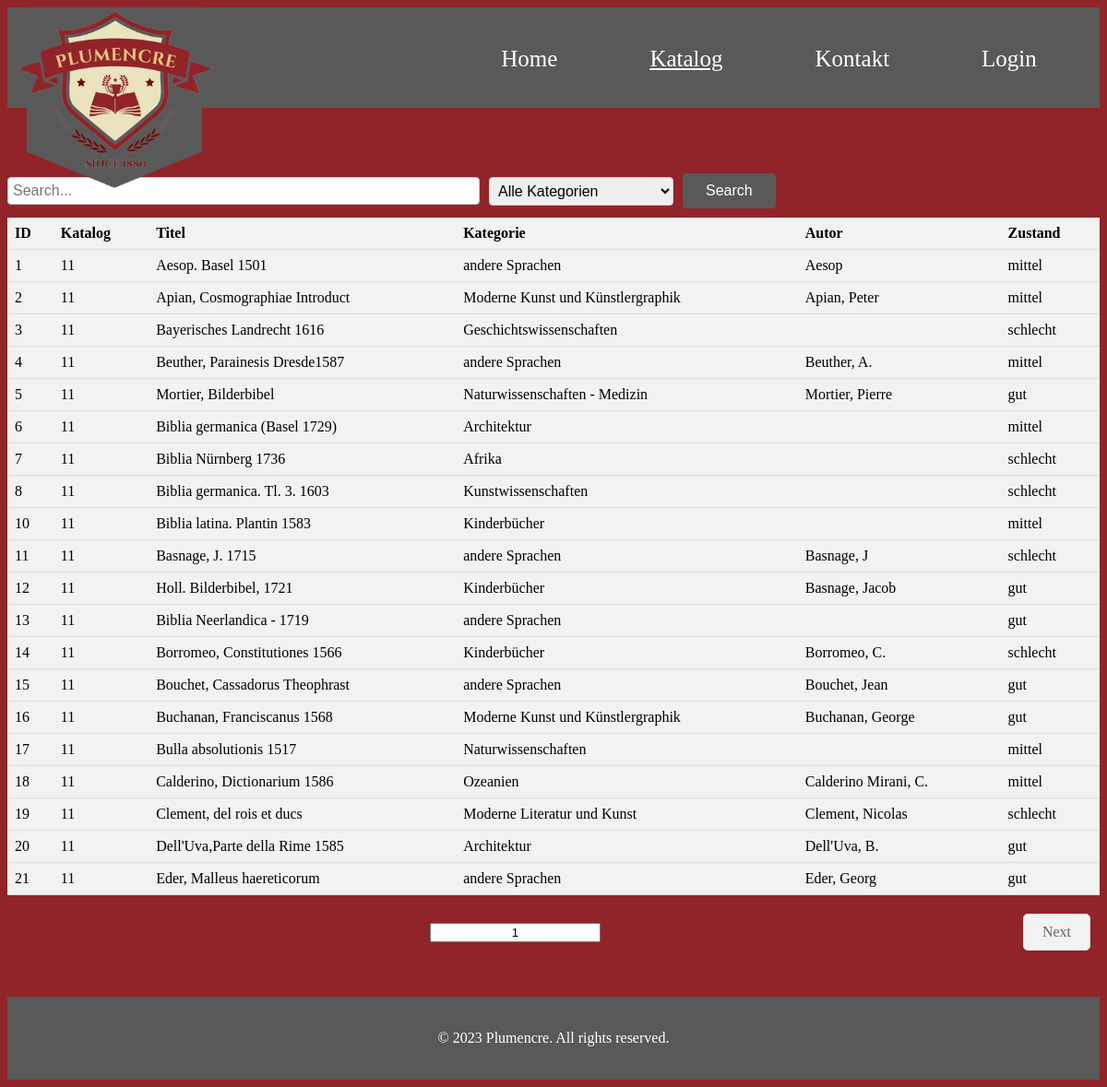
Page /katalog.php on the committed database.
### tables this page shows
CREATE TABLE IF NOT EXISTS `buecher` (
  `id` int(10) UNSIGNED NOT NULL AUTO_INCREMENT,
  `katalog` int(11) NOT NULL,
  `nummer` int(11) NOT NULL,
  `kurztitle` text NOT NULL,
  `kategorie` int(11) NOT NULL,
  `verkauft` tinyint(1) NOT NULL,
  `kaufer` int(11) NOT NULL,
  `autor` text NOT NULL,
  `title` text NOT NULL,
  `sprache` varchar(250) NOT NULL,
  `foto` varchar(250) NOT NULL,
  `verfasser` int(11) NOT NULL,
  `zustand` char(1) NOT NULL,
  PRIMARY KEY (`id`),
  KEY `fk_buecher_kategorie` (`kategorie`)
);

CREATE TABLE IF NOT EXISTS `kategorien` (
  `id` int(11) NOT NULL AUTO_INCREMENT,
  `kategorie` varchar(100) NOT NULL,
  PRIMARY KEY (`id`)
);

CREATE TABLE IF NOT EXISTS `zustaende` (
  `zustand` char(1) NOT NULL,
  `beschreibung` varchar(100) NOT NULL,
  PRIMARY KEY (`zustand`),
  KEY `zustand` (`zustand`)
);

### katalog.php (the view, shortened to what this page needs)
<!DOCTYPE html>
<html lang="en">
<head>
    <link rel="stylesheet" href="index.css">
</head>
<body>
    <nav>
    <div class="logo">
        <a href="index.php"><img src="pictures/logo2.png" alt="Logo"></a>
    </div>
    <div class="menu">
        <ul>
        <li><a href="index.php">Home</a></li>
        <li><a href="katalog.php"><u>Katalog</u></a></li>
        <li><a href="kontakt.php">Kontakt</a></li>
        <li><a href="login.php">Login</a></li>
        </ul>
    </div>
    </nav>
    <?php
       include("includes.php");
        $results_per_page = 20;
        $current_page = isset($_GET['page']) ? $_GET['page'] : 1;
        $start_from = ($current_page - 1) * $results_per_page;
        $search = isset($_GET['search']) ? $_GET['search'] : '';
        echo "<div class='kata'>";
        echo "<form method='GET' action='katalog.php' class='search-form' >";
        echo "<input type='text' name='search' class='search-input' placeholder='Search...' value='".$search."'>";
            echo '<select name="category" class="search-select">
                <option value="0">Alle Kategorien</option>
                <option value="1">Alte Drucke</option>
                <option value="2">Geographie und Reisen</option>
                <option value="3">Geschichtswissenschaften</option>
                <option value="4">Naturwissenschaften</option>
                <option value="5">Kinderbücher</option>
                <option value="6">Moderne Literatur und Kunst</option>
                <option value="7">Moderne Kunst und Künstlergraphik</option>
                <option value="8">Kunstwissenschaften</option>
                <option value="9">Architektur</option>
                <option value="10">andere Sprachen</option>
                <option value="11">Naturwissenschaften - Medizin</option>
                <option value="12">Ozeanien</option>
                <option value="13">Afrika</option>
            </select>';
            echo '<input type="submit" class="search-submit" value="Search" name="submit">';
        echo '</form>';
        $where = "buecher.kategorie = kategorien.id AND buecher.zustand = zustaende.zustand AND(katalog LIKE '%$search%' OR kurztitle LIKE '%$search%' OR kategorien.kategorie LIKE '%$search%' OR autor LIKE '%$search%' OR zustaende.zustand LIKE '%$search%')";
            $sql = "SELECT
            buecher.*,
            kategorien.kategorie,
            zustaende.beschreibung
        FROM
            buecher,
            kategorien,
            zustaende
        WHERE
            $where
        ORDER BY
            buecher.id
        LIMIT $start_from, $results_per_page";
        $result = mysqli_query($conn, $sql);
        $sql_count = "SELECT COUNT(*) FROM buecher WHERE katalog LIKE '%$search%' OR kurztitle LIKE '%$search%' OR kategorie LIKE '%$search%' OR autor LIKE '%$search%' OR zustand LIKE '%$search%'";
        $result_count = mysqli_query($conn, $sql_count);
        $row_count = mysqli_fetch_array($result_count)[0];
        $total_pages = ceil($row_count / $results_per_page);
        echo "<div class='kata'>";
        echo "<table><tr><th>ID</th><th>Katalog</th><th>Titel</th><th>Kategorie</th><th>Autor</th><th>Zustand</th></tr>";
        while ($row = mysqli_fetch_assoc($result)) {
            echo "<tr>";
            echo "<td><a href='details.php?id=".$row['id']."'>".$row['id']."</a></td>";
            echo "<td><a href='details.php?id=".$row['id']."'>".$row['katalog']."</a></td>";
            echo "<td><a href='details.php?id=".$row['id']."'>".$row['kurztitle']."</a></td>";
            echo "<td><a href='details.php?id=".$row['id']."'>".$row['kategorie']."</a></td>";
            echo "<td><a href='details.php?id=".$row['id']."'>".$row['autor']."</a></td>";
            echo "<td><a href='details.php?id=".$row['id']."'>".$row['beschreibung']."</a></td>";
            echo "</tr>";
          }
        echo "</table>";
        echo "<div class='pagination'>";
        if ($current_page < $total_pages) {
            echo "<form method='GET' action='katalog.php' onsubmit='event.preventDefault(); this.submit();'>";
            echo "<input type='text' name='page' value='".$current_page."' class='current-page' pattern='[0-9]+' title='Please enter a valid page number'>";
            echo "</form>";
        }
        if ($current_page < $total_pages) {
            if (isset($_GET['category'])){
                echo "<a href='katalog.php?page=".($current_page+1)."&category=".$category."&search=".$search."' class='next'>Next</a>";
            } else {
                echo "<a href='katalog.php?page=".($current_page+1)."' class='next'>Next</a>";
            }
        }
        echo "</div>";
        echo "</div>"
    ?>
    <footer>
        <p>&copy; 2023 Plumencre. All rights reserved.</p>
    </footer>
</body>
</html>

### index.css (style rules this page uses)
body { background-color: #912428; }
nav { display: flex; justify-content: space-between; align-items: center; background-color: #595959; padding: 10px; padding-top: 13px; margin-bottom: 6%; }
.logo { position: relative; }
.logo img { position: absolute; top: -60px; left: 0px; height: 200px; }
.menu { margin-right: 5%; }
.menu ul { display: flex; list-style: none; margin: 0; padding: 5% 0%; }
.menu li { margin-right: 100px; }
.menu li:last-child { margin-right: 0%; }
.menu a { font-family: 'Merriweather', serif; color: #fff; text-decoration: none; font-size: 25px; }
footer { background-color: #595959; color: #fff; text-align: center; padding: 20px; margin-top: 50px; }
.pagination { display: flex; justify-content: space-between; align-items: center; margin-top: 20px; }
.previous, .next { display: inline-block; padding: 10px 20px; background-color: #f2f2f2; border: 1px solid #ddd; border-radius: 5px; color: #666; text-decoration: none; margin-right: 10px; }
.current-page { text-align: center; }
.next { float: right; }
table { background-color: #f2f2f2; }
a { text-decoration: none; color: inherit; }
.search-form { display: flex; align-items: center; justify-content: flex-start; margin: 10px 0px; }
.search-input { width: 500px; padding: 5px; font-size: 16px; border: 1px solid #ccc; border-radius: 4px; margin-right: 10px; }
.search-select { width: 200px; padding: 5px; font-size: 16px; border: 1px solid #ccc; border-radius: 4px; margin-right: 10px; }
.search-submit { padding: 10px 25px; font-size: 16px; background-color: #595959; color: white; border: none; border-radius: 4px; cursor: pointer; }

### katalog.php (style rules this page uses)
table { width: 100%; border-collapse: collapse; }
th, td { padding: 8px; text-align: left; border-bottom: 1px solid #ddd; }
th { background-color: #f2f2f2; }

### rows in the picture
buecher: id "1", katalog "11", kurztitle "Aesop. Basel 1501", kategorien.kategorie "andere Sprachen", autor "Aesop", zustaende.beschreibung "mittel"
buecher: id "2", katalog "11", kurztitle "Apian, Cosmographiae Introduct", kategorien.kategorie "Moderne Kunst und Künstlergraphik", autor "Apian, Peter", zustaende.beschreibung "mittel"
buecher: id "3", katalog "11", kurztitle "Bayerisches Landrecht 1616", kategorien.kategorie "Geschichtswissenschaften", zustaende.beschreibung "schlecht"
buecher: id "4", katalog "11", kurztitle "Beuther, Parainesis Dresde1587", kategorien.kategorie "andere Sprachen", autor "Beuther, A.", zustaende.beschreibung "mittel"
buecher: id "5", katalog "11", kurztitle "Mortier, Bilderbibel", kategorien.kategorie "Naturwissenschaften - Medizin", autor "Mortier, Pierre", zustaende.beschreibung "gut"
buecher: id "6", katalog "11", kurztitle "Biblia germanica (Basel 1729)", kategorien.kategorie "Architektur", zustaende.beschreibung "mittel"
buecher: id "7", katalog "11", kurztitle "Biblia Nürnberg 1736", kategorien.kategorie "Afrika", zustaende.beschreibung "schlecht"
buecher: id "8", katalog "11", kurztitle "Biblia germanica. Tl. 3. 1603", kategorien.kategorie "Kunstwissenschaften", zustaende.beschreibung "schlecht"
buecher: id "10", katalog "11", kurztitle "Biblia latina. Plantin 1583", kategorien.kategorie "Kinderbücher", zustaende.beschreibung "mittel"
buecher: id "11", katalog "11", kurztitle "Basnage, J. 1715", kategorien.kategorie "andere Sprachen", autor "Basnage, J", zustaende.beschreibung "schlecht"
buecher: id "12", katalog "11", kurztitle "Holl. Bilderbibel, 1721", kategorien.kategorie "Kinderbücher", autor "Basnage, Jacob", zustaende.beschreibung "gut"
buecher: id "13", katalog "11", kurztitle "Biblia Neerlandica - 1719", kategorien.kategorie "andere Sprachen", zustaende.beschreibung "gut"
buecher: id "14", katalog "11", kurztitle "Borromeo, Constitutiones 1566", kategorien.kategorie "Kinderbücher", autor "Borromeo, C.", zustaende.beschreibung "schlecht"
buecher: id "15", katalog "11", kurztitle "Bouchet, Cassadorus Theophrast", kategorien.kategorie "andere Sprachen", autor "Bouchet, Jean", zustaende.beschreibung "gut"
buecher: id "16", katalog "11", kurztitle "Buchanan, Franciscanus 1568", kategorien.kategorie "Moderne Kunst und Künstlergraphik", autor "Buchanan, George", zustaende.beschreibung "gut"
buecher: id "17", katalog "11", kurztitle "Bulla absolutionis 1517", kategorien.kategorie "Naturwissenschaften", zustaende.beschreibung "mittel"
buecher: id "18", katalog "11", kurztitle "Calderino, Dictionarium 1586", kategorien.kategorie "Ozeanien", autor "Calderino Mirani, C.", zustaende.beschreibung "mittel"
buecher: id "19", katalog "11", kurztitle "Clement, del rois et ducs", kategorien.kategorie "Moderne Literatur und Kunst", autor "Clement, Nicolas", zustaende.beschreibung "schlecht"
buecher: id "20", katalog "11", kurztitle "Dell'Uva,Parte della Rime 1585", kategorien.kategorie "Architektur", autor "Dell'Uva, B.", zustaende.beschreibung "gut"
buecher: id "21", katalog "11", kurztitle "Eder, Malleus haereticorum", kategorien.kategorie "andere Sprachen", autor "Eder, Georg", zustaende.beschreibung "gut"
